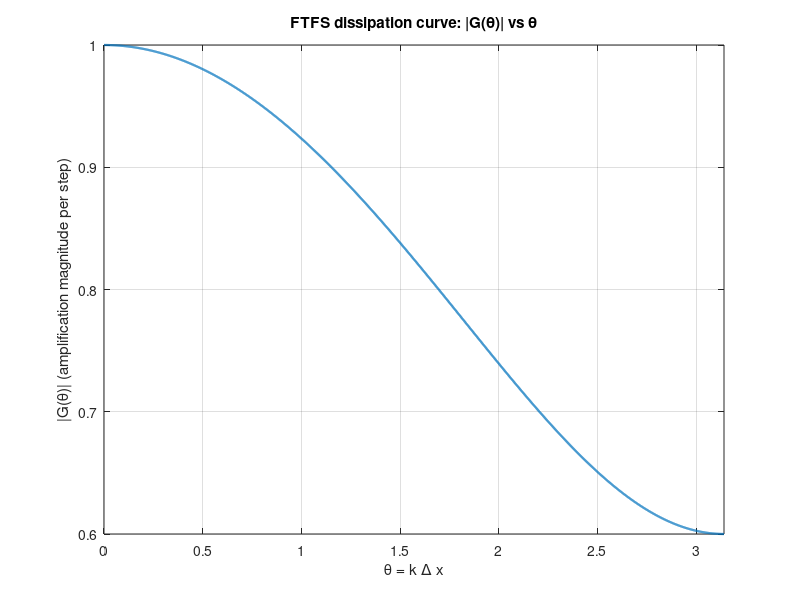
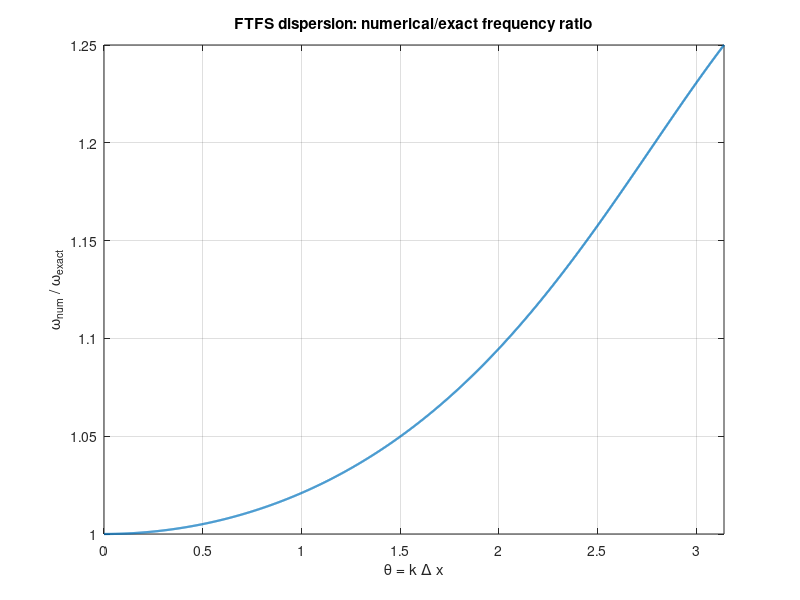
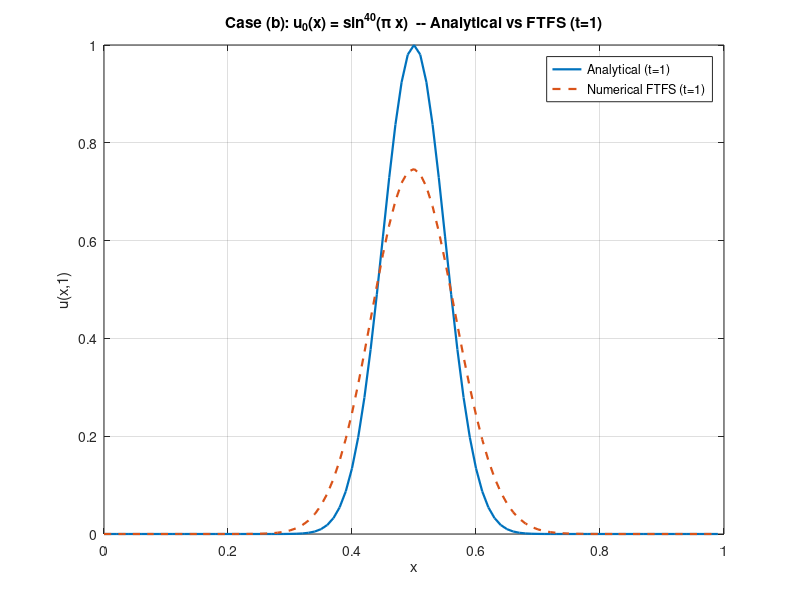
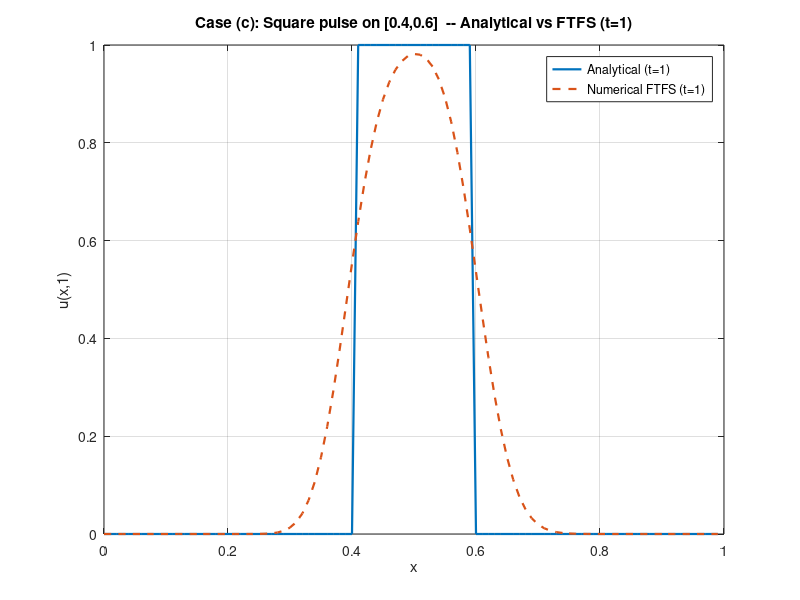

Recreate these plots in MATLAB, in order.
% ftfs_wave_analysis.m
% FTFS for u_t - u_x = 0 on [0,1] with periodic BC
% Delta x = 0.01, Delta t = 0.008 (lambda = dt/dx = 0.8)
% Produces: dissipation & dispersion curves, numerical vs analytical solutions,
% PSD of initial conditions, and prints L2-energy dissipation.

clear; close all; clc;

%% Parameters
dx = 0.01;
dt = 0.008;
lambda = dt/dx;            % Courant number
L = 1;
Nx = round(L/dx);
x = (0:Nx-1)'*dx;          % column vector
T = 1.0;
nsteps = round(T/dt);      % should be integer (125)
if abs(nsteps*dt - T) > 1e-12
    error('T not an integer multiple of dt');
end

fprintf('Nx = %d, dx = %.4f, dt = %.4f, lambda = %.4f, nsteps = %d\n', Nx, dx, dt, lambda, nsteps);

%% FTFS operator (for Fourier analysis)
theta = linspace(0, pi, 2000);   % theta = k*dx (0..pi)
G = 1 - lambda + lambda*exp(1i*theta);  % amplification per time-step
amp = abs(G);                       % dissipation per step
phase = angle(G);                   % numerical phase per step
omega_num = -phase / dt;            % numerical angular freq (rad / unit time)
omega_exact = -theta / dx;          % exact angular freq (for wave u_t - u_x = 0 -> omega = -k)
ratio = ones(size(omega_num));
nz = abs(omega_exact) > 1e-16;
ratio(nz) = omega_num(nz) ./ omega_exact(nz);

%% Plot dissipation |G(theta)| vs theta
figure(1); clf;
plot(theta, amp, 'LineWidth', 1.6);
xlabel('\theta = k \Delta x');
ylabel('|G(\theta)| (amplification magnitude per step)');
title('FTFS dissipation curve: |G(\theta)| vs \theta');
grid on;
xlim([0 pi]);

%% Plot dispersion: omega_num/omega_exact vs theta
figure(2); clf;
plot(theta, ratio, 'LineWidth', 1.6);
xlabel('\theta = k \Delta x');
ylabel('\omega_{num} / \omega_{exact}');
title('FTFS dispersion: numerical/exact frequency ratio');
grid on;
xlim([0 pi]);

%% Helper: FTFS step function (periodic)
ftfs_step = @(u) (1-lambda)*u + lambda * circshift(u,-1);  % forward shift is j+1 -> circshift -1

%% ------ CASE (b): u0 = sin^{40}(pi x) ------
u0_b = sin(pi*x).^40;
u = u0_b;
for n = 1:nsteps
    u = ftfs_step(u);
end
u_num_b = u;
% Analytical solution: shift by +t (because u(x,t) = u0(x + t) for u_t - u_x = 0)
x_shift = mod(x + T, 1);
u_exact_b = sin(pi*x_shift).^40;

% Energy (L2) (using dx Riemann sum)
E0_b = sum((u0_b).^2) * dx;
En_b = sum((u_num_b).^2) * dx;
frac_diss_b = 1 - En_b / E0_b;

%% Plot analytical vs numerical for (b)
figure(3); clf;
plot(x, u_exact_b, '-', 'LineWidth', 1.6, 'DisplayName', 'Analytical (t=1)');
hold on;
plot(x, u_num_b, '--', 'LineWidth', 1.6, 'DisplayName', 'Numerical FTFS (t=1)');
xlabel('x'); ylabel('u(x,1)');
title('Case (b): u_0(x) = sin^{40}(\pi x)  -- Analytical vs FTFS (t=1)');
legend('Location','Best');
grid on;

fprintf('\nCase (b) (sin^{40}(pi x)):\n  E0 = %.6e, E_num(t=1) = %.6e, fractional dissipation = %.6e\n',...
    E0_b, En_b, frac_diss_b);

%% ------ CASE (c): square pulse on [0.4, 0.6] ------
u0_c = zeros(Nx,1);
% careful: include index where x in [0.4,0.6] inclusive
idx = (x >= 0.4) & (x <= 0.6);
u0_c(idx) = 1.0;

u = u0_c;
for n = 1:nsteps
    u = ftfs_step(u);
end
u_num_c = u;
% Analytical shift
u_exact_c = double((x_shift >= 0.4) & (x_shift <= 0.6));

% Energy
E0_c = sum((u0_c).^2) * dx;
En_c = sum((u_num_c).^2) * dx;
frac_diss_c = 1 - En_c / E0_c;

%% Plot analytical vs numerical for (c)
figure(4); clf;
plot(x, u_exact_c, '-', 'LineWidth', 1.6, 'DisplayName', 'Analytical (t=1)');
hold on;
plot(x, u_num_c, '--', 'LineWidth', 1.6, 'DisplayName', 'Numerical FTFS (t=1)');
xlabel('x'); ylabel('u(x,1)');
title('Case (c): Square pulse on [0.4,0.6]  -- Analytical vs FTFS (t=1)');
legend('Location','Best');
grid on;

fprintf('\nCase (c) (square pulse):\n  E0 = %.6e, E_num(t=1) = %.6e, fractional dissipation = %.6e\n',...
    E0_c, En_c, frac_diss_c);

%% ----- PSD analysis of initial conditions -----
% Compute FFTs and PSD (one-sided positive theta 0..pi)
U_b = fft(u0_b);
U_c = fft(u0_c);
psd_b = (abs(U_b).^2) / Nx;
psd_c = (abs(U_c).^2) / Nx;

% Frequency indices for FFT: use fftfreq-like mapping
%k = (0:Nx-1)';                          % discrete indices
% physical angular wavenumber k_phys = 2*pi*(k/Nx)/dx? Simpler: theta = k*2*pi/Nx * dx obviously maps to [-pi,pi)
% Use fftshift to center; but we'll just reorder to ascending theta from 0..2pi and map to -pi..pi.
%theta_all = (2*pi/Nx) * (0:Nx-1)';     % angular wavenumber * dx? This is in radians per grid cell
% But theta = k*dx in our notation; map k_idx->theta_k = (k if k<=Nx/2 else k-Nx)*2*pi/Nx * dx
%k_shift = ifftshift(0:Nx-1) - floor(Nx/2);  % not used directly in plotting; we'll instead produce positive half
% We'll plot positive-theta modes 0..pi (first Nx/2+1 entries)
npos = floor(Nx/2) + 1;
% Build theta positive
theta_pos = (0:(npos-1)) * (2*pi/Nx);   % 0 .. pi approximately
psd_b_pos = psd_b(1:npos);
psd_c_pos = psd_c(1:npos);

figure(5); clf;
semilogy(theta_pos, psd_b_pos, '-', 'LineWidth', 1.6, 'DisplayName', 'PSD sin^{40}(\pi x)');
hold on;
semilogy(theta_pos, psd_c_pos, '--', 'LineWidth', 1.6, 'DisplayName', 'PSD square pulse');
xlabel('\theta = k \Delta x  (0 to \pi)');
ylabel('Power spectral density (log scale)');
title('PSD of initial conditions (positive \theta modes)');
legend('Location','Best');
grid on;

%% Also plot net damping factor after nsteps: |G(theta)|^{nsteps}
G_full = (1 - lambda + lambda*exp(1i*theta)).^nsteps;
amp_full = abs(G_full);

figure(6); clf;
plot(theta, amp_full, 'LineWidth', 1.6);
xlabel('\theta = k \Delta x');
ylabel(['|G(\theta)|^{', num2str(nsteps), '}  (net amplification to t=1)']);
title('Net per-mode amplification (damping) after t=1 (FTFS)');
grid on;
xlim([0 pi]);

%% Print summary
fprintf('\nSummary:\n  lambda = %.3f, Nx = %d, nsteps = %d\n', lambda, Nx, nsteps);
fprintf('  Case (b) fractional dissipation = %.6e\n', frac_diss_b);
fprintf('  Case (c) fractional dissipation = %.6e\n', frac_diss_c);
